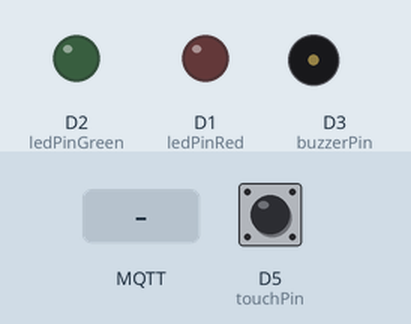
Bench run of a sketch on a simulated ESP8266 (NodeMCU). Parts: output pins drawn as LEDs (lit = HIGH), buzzer (waves = sounding). Inputs (shaded band) come from the test bench; at power-on: D5 (touchPin) LOW. WiFi joins after 1.5 s; servers stay silent unless stated; random numbers use the default seed unless the sketch sets one; no MQTT or app messages arrive unless stated; what the sketch prints to the serial monitor is not drawn.

Above: at 2.7 s.
2.8 s: MQTT message "1" arrives on the first subscribed topic
At 4.0 s:
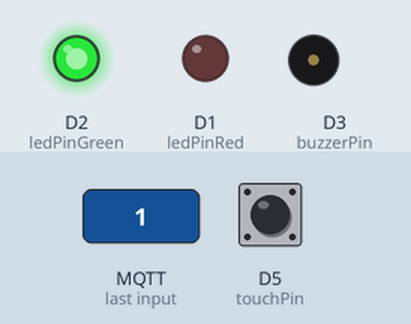
4.3 s: MQTT message "1" arrives on the second subscribed topic
At 5.4 s:
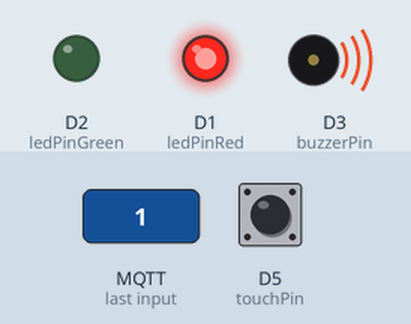
5.9 s: MQTT message "systemstatus" arrives on the first subscribed topic
At 6.6 s:
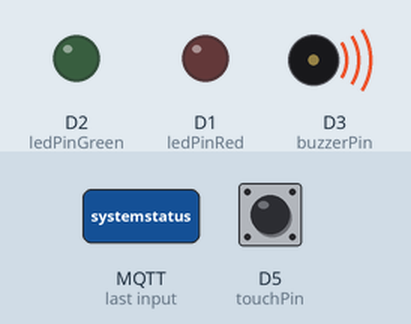
7.4 s: MQTT message "1" arrives on the first subscribed topic
At 7.9 s:
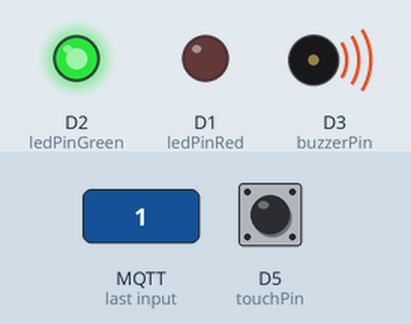
8.9 s: MQTT message "0" arrives on the first subscribed topic
At 10.3 s:
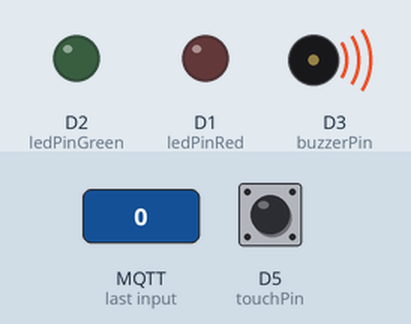
Timing chart, 0 to 11.4 s (numbered marks = the images above; inputs shaded):
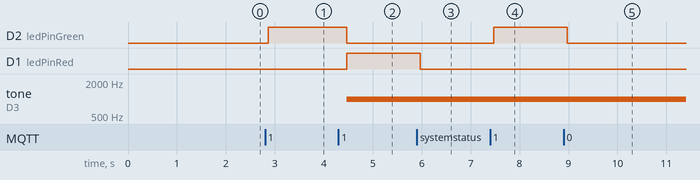

Measured:
- after the input at 2.8 s, D2 (ledPinGreen): LOW → HIGH after 0.07 s
- after the input at 4.3 s, D2 (ledPinGreen): HIGH → LOW after 0.17 s; D1 (ledPinRed): LOW → HIGH after 0.17 s; tone on D3 (buzzerPin): silent → 1000 Hz after 0.17 s
- after the input at 5.9 s, D1 (ledPinRed): HIGH → LOW after 0.07 s
- after the input at 7.4 s, D2 (ledPinGreen): LOW → HIGH after 0.08 s
- after the input at 8.9 s, D2 (ledPinGreen): HIGH → LOW after 0.08 s

The sketch:

MQTT_SecurityMonitor.ino
```cpp
#include <ESP8266WiFi.h>
#include <PubSubClient.h>

const char* ssid     = "dirtyfox";
const char* password = "fuchsschmutz";
const char* mqtt_server = "192.168.12.1";
const char* inTopic = "testin";
const char* outTopic = "testout";
const int touchPin = D5;
const int ledPinRed =  D1;
const int ledPinGreen =  D2;
const int buzzerPin = D3;
int buttonState = 0;
int lastbuttonstate = 0;
int systemstatus = 0;
int alarmOn = 0;

WiFiClient espClient;
PubSubClient client(espClient);
long lastMsg = 0;
char msg[50];
int value = 0;

void callback(char* topic, byte* payload, unsigned int length) {
  Serial.print("Message arrived [");
  Serial.print(topic);
  Serial.print("] ");
  for (int i = 0; i < length; i++) {
    Serial.print((char)payload[i]);
  }
  Serial.println();

  if (strcmp(topic, "systemstatus") == 0){
    if ((char)payload[0] == '1') {
      systemstatus = 1;
      digitalWrite(ledPinGreen, HIGH);
      digitalWrite(ledPinRed, LOW);
    } else {
      systemstatus = 0;
      alarmOn = 0;
       digitalWrite(ledPinGreen, LOW);
       digitalWrite(ledPinRed, LOW);
    }
  }

  if (strcmp(topic, "alarm") == 0){
    if ((char)payload[0] == '1'&& systemstatus == 1) {
      alarmOn = 1;
    } else {
       alarmOn = 0;
    }
  }
}

void reconnect() {
  // Loop until we're reconnected
  while (!client.connected()) {
    Serial.print("Attempting MQTT connection...");
    // Create a random client ID
    String clientId = "ESP8266Client-";
    clientId += String(random(0xffff), HEX);
    // Attempt to connect
    if (client.connect(clientId.c_str())) {
      Serial.println("connected");
      client.subscribe("systemstatus");
      client.subscribe("alarm");

      // Once connected, publish an announcement...
      client.publish("devicestatus", "hello world");
      // ... and resubscribe

    } else {
      Serial.print("failed, rc=");
      Serial.print(client.state());
      Serial.println(" try again in 5 seconds");
      // Wait 5 seconds before retrying
      delay(5000);
    }
  }
}

void setup(void)
{

  setupLED();
  setupTouch();
  Serial.begin(115200);

  delay(10);

  Serial.println();
  Serial.println();
  Serial.print("Connecting to ");
  Serial.println(ssid);

  /* Explicitly set the ESP8266 to be a WiFi-client, otherwise, it by default,
   would try to act as both a client and an access-point and could cause
   network-issues with your other WiFi-devices on your WiFi-network. */
  WiFi.mode(WIFI_STA);
  WiFi.begin(ssid, password);

  while (WiFi.status() != WL_CONNECTED) {
    delay(500);
    Serial.print(".");
  }

  randomSeed(micros());

  Serial.println("");
  Serial.println("WiFi connected");
  Serial.println("IP address: ");
  Serial.println(WiFi.localIP());

  client.setServer(mqtt_server, 1883);
  client.setCallback(callback);
}

void loop(void)
{
  lastbuttonstate = buttonState;
  buttonState = digitalRead(touchPin);

  if (buttonState == HIGH && lastbuttonstate != buttonState) {
    if (systemstatus == 1){
      client.publish("systemstatus", "0");
    } else {
      client.publish("systemstatus", "1");
    }
  } else {

  }

  if (alarmOn == 1) {
    digitalWrite(ledPinRed, HIGH);
    digitalWrite(ledPinGreen, LOW);
    //digitalWrite(buzzerPin, HIGH);
    pinMode (buzzerPin, OUTPUT);
    tone(buzzerPin, 1000);
  }else {
    noTone(buzzerPin);
    pinMode (buzzerPin, INPUT);
    if (systemstatus == 1){
      digitalWrite(ledPinGreen, HIGH);
      digitalWrite(ledPinRed, LOW);
    }else{
      digitalWrite(ledPinGreen, LOW);
      digitalWrite(ledPinRed, LOW);
    }
  }


  if (!client.connected()) {
    reconnect();
  }
  client.loop();

  delay(100);
}

void setupLED(void)
{
  pinMode(ledPinGreen, OUTPUT);
  pinMode(ledPinRed, OUTPUT);
}

void setupTouch(void)
{
  pinMode(touchPin, INPUT);
}

void setupBuzzer(void)
{
  pinMode (buzzerPin, OUTPUT);
}
```
